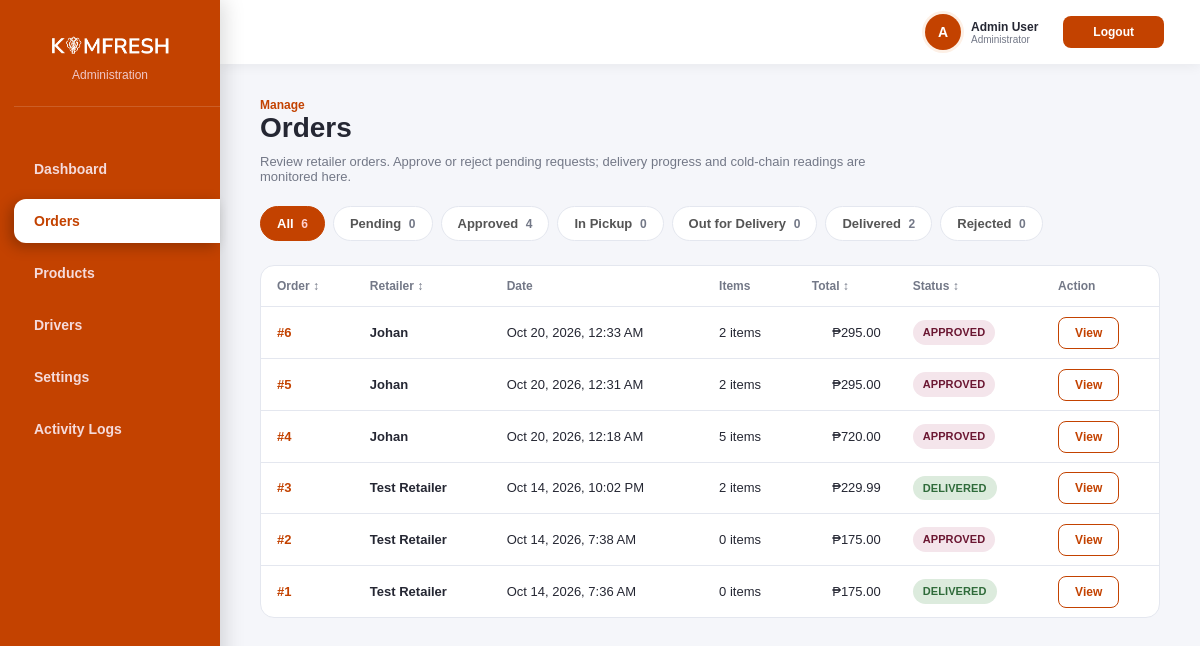
Page /orders.php (signed in) on the committed database.
### tables this page shows
CREATE TABLE `order` (
  `order_id` int NOT NULL AUTO_INCREMENT,
  `retailer_id` int DEFAULT NULL,
  `order_date` datetime DEFAULT CURRENT_TIMESTAMP,
  `total_amount` decimal(10,2) DEFAULT NULL,
  `order_status` varchar(20) DEFAULT 'pending',
  PRIMARY KEY (`order_id`),
  KEY `retailer_id` (`retailer_id`),
  CONSTRAINT `order_ibfk_1` FOREIGN KEY (`retailer_id`) REFERENCES `retailer` (`retailer_id`)
);

CREATE TABLE `retailer` (
  `retailer_id` int NOT NULL AUTO_INCREMENT,
  `name` varchar(100) DEFAULT NULL,
  `email` varchar(100) DEFAULT NULL,
  `phone` varchar(20) DEFAULT NULL,
  `password_hash` varchar(255) DEFAULT NULL,
  `address` text,
  `created_at` datetime DEFAULT CURRENT_TIMESTAMP,
  `customer_code` varchar(10) DEFAULT NULL,
  PRIMARY KEY (`retailer_id`),
  UNIQUE KEY `email` (`email`),
  UNIQUE KEY `customer_code` (`customer_code`)
);

### orders.php (the view, shortened to what this page needs)
<?php
require 'db.php';
$sort = isset($_GET['sort']) ? $_GET['sort'] : 'date_desc';
$orderBy = "o.order_date DESC";
$counts = [
    'all' => $conn->query("SELECT COUNT(*) AS c FROM `order`")->fetch_assoc()['c'],
    'pending' => $conn->query("SELECT COUNT(*) AS c FROM `order` WHERE order_status = 'pending'")->fetch_assoc()['c'],
    'approved' => $conn->query("SELECT COUNT(*) AS c FROM `order` WHERE order_status = 'approved'")->fetch_assoc()['c'],
    'waiting_for_pickup' => $conn->query("SELECT COUNT(*) AS c FROM `order` WHERE order_status = 'waiting_for_pickup'")->fetch_assoc()['c'],
    'in_transit' => $conn->query("SELECT COUNT(*) AS c FROM `order` WHERE order_status = 'in_transit'")->fetch_assoc()['c'],
    'delivered' => $conn->query("SELECT COUNT(*) AS c FROM `order` WHERE order_status = 'delivered'")->fetch_assoc()['c'],
    'rejected' => $conn->query("SELECT COUNT(*) AS c FROM `order` WHERE order_status = 'rejected'")->fetch_assoc()['c']
];
$current_filter = isset($_GET['status']) ? $_GET['status'] : 'all';
$sql = "
    SELECT o.order_id, r.name as retailer_name, r.customer_code, r.address, o.order_status, o.total_amount, o.order_date
    FROM `order` o
    LEFT JOIN retailer r ON o.retailer_id = r.retailer_id
    WHERE 1=1
";
$sql .= " ORDER BY $orderBy";
$orders = $conn->query($sql);
?>
<!DOCTYPE html>
<html>
<head>
    <link rel="stylesheet" href="css/theme.css">
    <link rel="stylesheet" href="css/orders.css">
    <link rel="stylesheet" href="css/flow.css">
</head>
<body>
    <div class="dashboard-layout">
        <aside class="sidebar">
            <div class="sidebar-brand">
                <img src="../logo.png" alt="KimFresh" class="logo">
                <p>Administration</p>
            </div>
            <nav class="menu">
                <a href="dashboard.php">Dashboard</a>
                <a href="orders.php" class="active">Orders</a>
                <a href="products.php">Products</a>
                <a href="drivers.php">Drivers</a>
                <a href="settings.php">Settings</a>
                <a href="logs.php">Activity Logs</a>
            </nav>
        </aside>
        <div class="main-area">
            <header class="top-header">
                <div class="profile-menu">
                    <div class="user-profile">
                        <div class="avatar">A</div>
                        <div class="user-info">
                            <p class="user-name"><?php echo $_SESSION['admin_name']; ?></p>
                            <p class="user-role">Administrator</p>
                        </div>
                        <a href="logout.php" class="logout-btn" style="margin-left: 15px; text-decoration: none;">Logout</a>
                    </div>
                </div>
            </header>
            <main class="main-content">
                <p class="overview-label">Manage</p>
                <h1>Orders</h1>
                <p class="page-sub">Review retailer orders. Approve or reject pending requests; delivery progress and cold-chain readings are monitored here.</p>
                <div class="toolbar">
                    <div class="tabs">
                        <a href="?status=all&sort=<?php echo $sort; ?>" class="tab <?php echo $current_filter == 'all' ? 'active' : ''; ?>" style="text-decoration:none;">All <span><?php echo $counts['all']; ?></span></a>
                        <a href="?status=pending&sort=<?php echo $sort; ?>" class="tab <?php echo $current_filter == 'pending' ? 'active' : ''; ?>" style="text-decoration:none;">Pending <span><?php echo $counts['pending']; ?></span></a>
                        <a href="?status=approved&sort=<?php echo $sort; ?>" class="tab <?php echo $current_filter == 'approved' ? 'active' : ''; ?>" style="text-decoration:none;">Approved <span><?php echo $counts['approved']; ?></span></a>
                        <a href="?status=waiting_for_pickup&sort=<?php echo $sort; ?>" class="tab <?php echo $current_filter == 'waiting_for_pickup' ? 'active' : ''; ?>" style="text-decoration:none;">In Pickup <span><?php echo $counts['waiting_for_pickup']; ?></span></a>
                        <a href="?status=in_transit&sort=<?php echo $sort; ?>" class="tab <?php echo $current_filter == 'in_transit' ? 'active' : ''; ?>" style="text-decoration:none;">Out for Delivery <span><?php echo $counts['in_transit']; ?></span></a>
                        <a href="?status=delivered&sort=<?php echo $sort; ?>" class="tab <?php echo $current_filter == 'delivered' ? 'active' : ''; ?>" style="text-decoration:none;">Delivered <span><?php echo $counts['delivered']; ?></span></a>
                        <a href="?status=rejected&sort=<?php echo $sort; ?>" class="tab <?php echo $current_filter == 'rejected' ? 'active' : ''; ?>" style="text-decoration:none;">Rejected <span><?php echo $counts['rejected']; ?></span></a>
                    </div>
                </div>
                <div class="orders-box">
                    <table class="orders-table">
                        <thead>
                            <tr>
                                <th><a href="?status=<?php echo $current_filter; ?>&sort=<?php echo ($sort == 'id_asc' ? 'id_desc' : 'id_asc'); ?>" style="text-decoration:none; color:inherit;">Order ↕</a></th>
                                <th><a href="?status=<?php echo $current_filter; ?>&sort=<?php echo ($sort == 'retailer_asc' ? 'retailer_desc' : 'retailer_asc'); ?>" style="text-decoration:none; color:inherit;">Retailer ↕</a></th>
                                <th>Date</th>
                                <th>Items</th>
                                <th><a href="?status=<?php echo $current_filter; ?>&sort=<?php echo ($sort == 'total_asc' ? 'total_desc' : 'total_asc'); ?>" style="text-decoration:none; color:inherit;">Total ↕</a></th>
                                <th><a href="?status=<?php echo $current_filter; ?>&sort=<?php echo ($sort == 'status_asc' ? 'status_desc' : 'status_asc'); ?>" style="text-decoration:none; color:inherit;">Status ↕</a></th>
                                <th>Action</th>
                            </tr>
                        </thead>
                        <tbody>
                            <?php
                            if ($orders->num_rows > 0) {
                                while($row = $orders->fetch_assoc()) {
                                    $status = strtolower($row["order_status"]);
                                    $displayStatus = strtoupper(str_replace('_', ' ', $row["order_status"]));
                                    $item_query = $conn->query("SELECT SUM(quantity) as total FROM order_item WHERE order_id = " . $row['order_id']);
                                    $item_count = $item_query->fetch_assoc()['total'] ?? 0;
                                    echo "<tr>";
                                    echo "<td><span class='order-no'>#" . $row["order_id"] . "</span></td>";
                                    echo "<td><strong>" . htmlspecialchars($row["retailer_name"]) . "</strong></td>";
                                    echo "<td>" . date('M d, Y, g:i A', strtotime($row['order_date'])) . "</td>";
                                    echo "<td>" . $item_count . " items</td>";
                                    echo "<td class='num'>₱" . number_format($row["total_amount"], 2) . "</td>";
                                    echo "<td><span class='status-pill " . $status . "'>" . $displayStatus . "</span></td>";
                                    echo "<td>";
                                    echo "<a href='view_order.php?id=" . $row["order_id"] . "' class='view-btn' style='text-decoration:none;'>View</a>";
                                    echo "</td>";
                                    echo "</tr>";
                                }
                            } else {
                                echo "<tr><td colspan='7' style='text-align:center; padding: 20px;'>No orders found for this filter.</td></tr>";
                            }
                            ?>
                        </tbody>
                    </table>
                </div>
            </main>
        </div>
    </div>
</body>
</html>

### css/theme.css (style rules this page uses)
:root { --primary: #C34200; --primary-dark: #9a3400; --primary-soft: #fdf0e6; --bg: #F5F6FA; --surface: #FFFFFF; --line: #E4E7EF; --text: #252733; --muted: #737887; }

### css/orders.css (style rules this page uses)
* { margin: 0; padding: 0; box-sizing: border-box; font-family: "Nunito Sans", Arial, sans-serif; }
body { min-height: 100vh; background: var(--bg); color: var(--text); }
.dashboard-layout { display: flex; min-height: 100vh; }
.sidebar { width: 220px; height: 100vh; position: fixed; top: 0; left: 0; padding: 30px 0 30px 14px; background: var(--primary); color: white; box-shadow: 4px 0 20px rgba(0, 0, 0, 0.15); }
.sidebar-brand { text-align: center; padding-right: 14px; margin-bottom: 40px; padding-bottom: 24px; border-bottom: 1px solid rgba(255, 255, 255, 0.15); }
.logo { width: 130px; height: auto; }
.sidebar-brand p { margin-top: 2px; font-size: 12px; color: #f0c8c8; }
.menu { display: flex; flex-direction: column; gap: 8px; }
.menu a { padding: 14px 20px; text-decoration: none; color: #f5dada; font-size: 14px; font-weight: 700; border-radius: 12px 0 0 12px; transition: background 0.2s, padding-left 0.2s; }
.menu a.active { background: var(--surface); color: var(--primary); box-shadow: -4px 4px 14px rgba(0, 0, 0, 0.25); }
.main-area { margin-left: 220px; width: calc(100% - 220px); }
.top-header { display: flex; justify-content: flex-end; align-items: center; gap: 24px; height: 64px; padding: 0 36px; background: var(--surface); box-shadow: 0 2px 12px rgba(0, 0, 0, 0.06); }
.user-profile { display: flex; align-items: center; gap: 10px; }
.avatar { width: 36px; height: 36px; display: flex; align-items: center; justify-content: center; font-size: 14px; font-weight: 800; color: white; background: var(--primary); border-radius: 50%; box-shadow: 0 0 0 3px var(--primary-soft); }
.user-name { font-size: 12px; font-weight: 800; }
.user-role { font-size: 10px; color: var(--muted); }
.logout-btn { padding: 9px 30px; font-size: 12px; font-weight: 700; color: white; background: var(--primary); border: none; border-radius: 8px; cursor: pointer; transition: transform 0.15s, box-shadow 0.15s; }
.main-content { padding: 34px 40px; }
.overview-label { font-size: 12px; font-weight: 700; color: var(--primary); }
.main-content h1 { margin-bottom: 26px; font-size: 28px; font-weight: 800; }
.toolbar { display: flex; justify-content: space-between; align-items: center; flex-wrap: wrap; gap: 14px; margin-bottom: 24px; }
.tabs { display: flex; flex-wrap: wrap; gap: 8px; }
.tab { padding: 9px 16px; font-size: 13px; font-weight: 700; color: #555; background: var(--surface); border: 1px solid var(--line); border-radius: 20px; cursor: pointer; transition: background 0.2s, color 0.2s; }
.tab span { margin-left: 4px; font-size: 12px; color: var(--muted); }
.tab.active { color: white; background: var(--primary); border-color: var(--primary); }
.tab.active span { color: #ffd0d0; }
.page-sub { max-width: 640px; margin: -16px 0 22px; font-size: 13px; color: var(--muted); }
.tab { font-family: inherit; }
.orders-box { background: var(--surface); border: 1px solid var(--line); border-radius: 14px; overflow-x: auto; }
.orders-table { width: 100%; border-collapse: collapse; }
.orders-table th { padding: 13px 16px; font-size: 12px; font-weight: 700; text-align: left; color: var(--muted); background: transparent; border-bottom: 1px solid var(--line); border-radius: 0; }
.orders-table td { padding: 13px 16px; font-size: 13px; border-bottom: 1px solid var(--line); }
.orders-table tr:last-child td { border-bottom: none; }
.orders-table .num { text-align: right; }
.order-no { font-weight: 800; color: var(--primary); }
.status-pill { display: inline-flex; align-items: center; justify-content: center; width: max-content; max-width: 100%; padding: 5px 10px; border-radius: 999px; font-size: 11px; line-height: 1.35; font-weight: 700; letter-spacing: .01em; white-space: nowrap; vertical-align: middle; user-select: none; -webkit-user-select: none; }
.status-pill.approved { color: #6b1732; background: #f4e5eb; }
.status-pill.delivered { color: #166534; background: #dcfce7; }
.orders-table td:has(.status-pill) { white-space: nowrap; }
.view-btn { padding: 8px 16px; font-family: inherit; font-size: 12px; font-weight: 700; color: var(--primary); background: transparent; border: 1px solid var(--primary); border-radius: 8px; cursor: pointer; }
.profile-menu { position: relative; }

### css/flow.css (style rules this page uses)
.status.delivered, .status-pill.delivered { color: #2f6b3a; background: #dcebdd; }

### rows in the picture
order: order_id "6", retailer.name "Johan", order_date "Oct 20, 2026, 12:33 AM", item_count "2", total_amount "295.00", order_status "APPROVED"
order: order_id "5", retailer.name "Johan", order_date "Oct 20, 2026, 12:31 AM", item_count "2", total_amount "295.00", order_status "APPROVED"
order: order_id "4", retailer.name "Johan", order_date "Oct 20, 2026, 12:18 AM", item_count "5", total_amount "720.00", order_status "APPROVED"
order: order_id "3", retailer.name "Test Retailer", order_date "Oct 14, 2026, 10:02 PM", item_count "2", total_amount "229.99", order_status "DELIVERED"
order: order_id "2", retailer.name "Test Retailer", order_date "Oct 14, 2026, 7:38 AM", item_count "0", total_amount "175.00", order_status "APPROVED"
order: order_id "1", retailer.name "Test Retailer", order_date "Oct 14, 2026, 7:36 AM", item_count "0", total_amount "175.00", order_status "DELIVERED"

### other values in the picture
$_SESSION['admin_name'] "Admin User"
$counts['all'] "6"
$counts['pending'] "0"
$counts['approved'] "4"
$counts['waiting_for_pickup'] "0"
$counts['in_transit'] "0"
$counts['delivered'] "2"
$counts['rejected'] "0"
